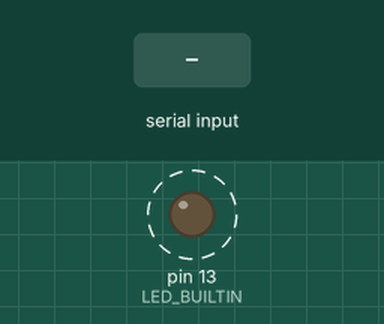
A sketch run on a simulated Arduino Uno, built for the host (arithmetic inside an expression is 32-bit, double 64-bit). Shown: output pins drawn as LEDs (lit = HIGH). Dashed ring = blinking. The inputs (shaded band) are chosen by the test bench. What the sketch prints to the serial monitor is not drawn.

Above: at 1.2 s.
1.3 s: "<90,45>" received over Serial
Timing chart, 0 to 10.3 s (numbered marks = the images above; inputs shaded):
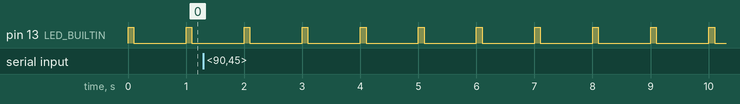

The sketch:

serial_test.ino
```cpp
bool receiving_ = false;
String data_buffer_ = "";
uint64_t ser_ref_time_;
const int ser_timeout_ = 1000; // microseconds
uint64_t ser_read_start_time_;
int msg_element_len_ = 0;
int msg_byte_len_ = 0;
bool ser_first_call_ = true;


enum class SerialByteType : char
{
  START_BYTE = '<',
  END_BYTE = '>',
  SPLIT_BYTE = ':',
  NEXT_JOINT = 'n',
  LAST_JOINT = 'l'
};


// for telling program what do do with values received over serial
enum class SerialMessageType
{
  JOINT_TRAJECTORY_5D = 0
};

SerialMessageType msg_type_;


// for storing delay information
struct AngleArray5D
{
  static const int n_joints = 5;
  static const int MAX_LEN = 10000;
  bool ready_to_move = false;
  int joint_idx = 0;
  int angle_idx[n_joints] = {0, 0, 0, 0, 0};
  float angles[n_joints][MAX_LEN];

  void reset()
  {
    ready_to_move = false;
    joint_idx = 0;

    for (int i = 0; i < n_joints; i++)
    {
      angle_idx[i] = 0;
      for (int j = 0; j < MAX_LEN; j++)
      {
        angles[i][j] = -1;
      }
    }
  }

  void printValues()
  {
    if (!ready_to_move)
    {
      return;
    }
    for (int i = 0; i < n_joints; i++)
    {
      Serial.print("J" + String(i) + ": [");
      for (int j = 0; j < MAX_LEN; j++)
      {
        if (j >= angle_idx[i] - 1)
        {
          Serial.print(String(angles[i][j]) + "]\n");
          break;
        }
        Serial.print(String(angles[i][j]) + ", ");
      }
    }
    ready_to_move = false;
  }
};

AngleArray5D angle_array_;


void setup()
{

  const int baudrate = 921600;
  Serial.begin(baudrate);
  Serial.println("Serial init");

  pinMode(LED_BUILTIN, OUTPUT);

  angle_array_.reset();

}


int readSerialBuffer(bool allow_timeout = false)
{
  ser_ref_time_ = micros();

  while (Serial.available() > 0)
  {
    // if this function has gone on for too long we need to
    // get back to doing other stuff for a little while
    if (allow_timeout && micros() - ser_ref_time_ > ser_timeout_) return -1;

    char c = (char)Serial.read();
    SerialByteType cc = static_cast<SerialByteType>(c);

    if (cc == SerialByteType::START_BYTE) // begin new message
    {
      receiving_ = true;
      data_buffer_ = ""; // reset buffer
      msg_byte_len_ = 0;
      msg_element_len_ = 0;
      ser_first_call_ = true;
      ser_read_start_time_ = micros();
    }
    else if (cc == SerialByteType::SPLIT_BYTE && receiving_)
    {
      if (ser_first_call_) // if this is the first full value we have ingested
      {
        int ser_first_val = data_buffer_.toInt();
        msg_type_ = static_cast<SerialMessageType>(ser_first_val); // set message type
        ser_first_call_ = false;
      }
      else
      {
        parseDataBuffer();
      }
      data_buffer_ = ""; // reset buffer for next val
      msg_byte_len_++;
      msg_element_len_++;
    }
    else if (cc == SerialByteType::END_BYTE && receiving_) // end of message
    {
      parseDataBuffer();
      data_buffer_ = "";
      receiving_ = false;
      msg_byte_len_++;
      msg_element_len_++;

      auto elapsed = micros() - ser_read_start_time_;
      Serial.println("Read took " + String(elapsed) + " microseconds");
      Serial.println("Read " + String(msg_byte_len_) + " bytes");
      Serial.println("Read " + String(msg_element_len_) + " elements");
    }
    else if (receiving_) // regular receieve, append to floatBuffer
    {
      data_buffer_ += c;
      msg_byte_len_++; // only inc byte counter here
    }
  }

  return 0;
}


const int pulse_delay = 1000; // milliseconds
const float duty_cycle = 0.1;
uint64_t pulse_ref_time;

void pulseLED() // async pulse LED to signal MCU is alive
{
  auto elapsed = millis() - pulse_ref_time;
  if (elapsed < pulse_delay * duty_cycle)
  {
    digitalWrite(LED_BUILTIN, HIGH);
  }
  else if (elapsed >= pulse_delay * duty_cycle && elapsed < pulse_delay)
  {
    digitalWrite(LED_BUILTIN, LOW);
  }
  else
  {
    pulse_ref_time = millis();
  }
}


void handleJointTrajectory() // for parsing msg containing a set of joint angles
{
  /*
  AngleArray5D data example:
  <0:X:n:X:n:X:n:X:n:X:l>
  Explanation: joint angle value, followed by 'n' to signal next joint
  Last joint angle is followed by 'l' to signal end of message
  */
  if (data_buffer_.length() == 1 && static_cast<SerialByteType>(data_buffer_[0]) == SerialByteType::NEXT_JOINT)
  {
    angle_array_.joint_idx++;
    return;
  }
  else if (data_buffer_.length() == 1 && static_cast<SerialByteType>(data_buffer_[0]) == SerialByteType::LAST_JOINT)
  {
    angle_array_.ready_to_move = true;
    return;
  }

  int i = angle_array_.joint_idx;
  int j = angle_array_.angle_idx[i];
  if (i > angle_array_.n_joints - 1 || j > angle_array_.MAX_LEN - 1) // we are outside bounds for some reason, BAD
  {
    Serial.println("Outside bounds - error");
    return;
  }
  angle_array_.angles[i][j] = data_buffer_.toFloat(); // assign value to pose array
  angle_array_.angle_idx[i]++; // inc so next value gets assigned to next position
}


void parseDataBuffer()
{
  switch(msg_type_)
  {
    case SerialMessageType::JOINT_TRAJECTORY_5D:
    {
      handleJointTrajectory();
    }
    default:
    {
      Serial.println("Unknown state");
      break;
    }
  }
}


// MAIN LOOP
void loop()
{
  int ret = readSerialBuffer(false);
  angle_array_.printValues();
  pulseLED();
}
```

Measured:
- by itself, pin 13 (LED_BUILTIN): alternates HIGH for 0.10 s and LOW for 0.90 s
